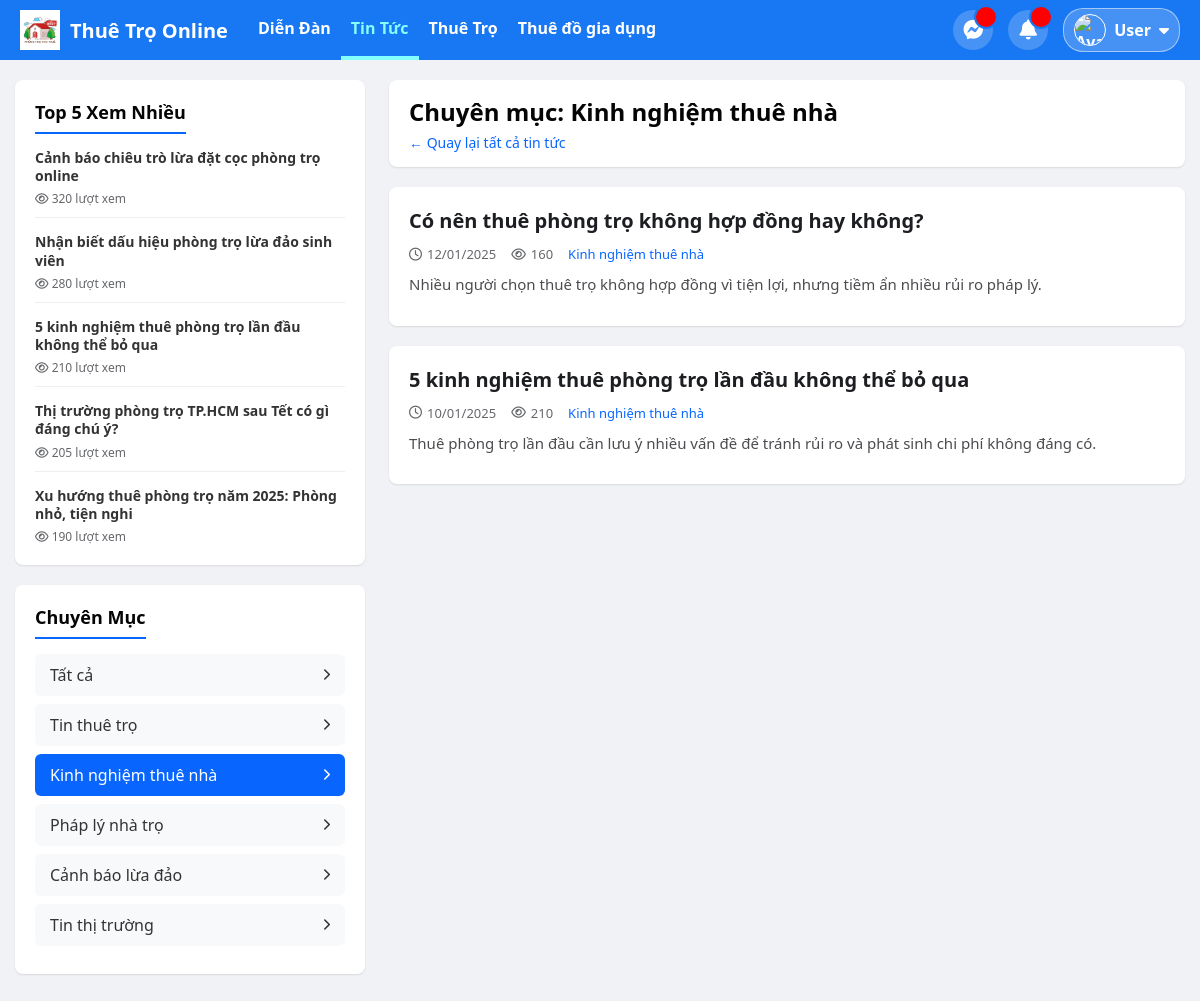
The page /news.php?category=Kinh+nghiệm+thuê+nhà (signed in) on the database its author committed.
### tables this page shows
CREATE TABLE news (
    id INT AUTO_INCREMENT PRIMARY KEY,
    title VARCHAR(255) NOT NULL COMMENT 'Tiêu đề tin',
    slug VARCHAR(255) NOT NULL UNIQUE COMMENT 'Slug SEO',
    image_url VARCHAR(255) DEFAULT NULL COMMENT 'Ảnh đại diện tin',
    category VARCHAR(100) NOT NULL COMMENT 'Thể loại tin tức',
    summary TEXT COMMENT 'Mô tả ngắn',
    content LONGTEXT NOT NULL COMMENT 'Nội dung chi tiết',
    views INT DEFAULT 0 COMMENT 'Lượt xem',
    created_at DATETIME DEFAULT CURRENT_TIMESTAMP COMMENT 'Ngày đăng',
    INDEX idx_category (category),
    INDEX idx_views (views)
);

### public/news.php (the view, shortened to what this page needs)
<?php
require_once __DIR__ . '/../config/db.php';
try {
    $stmtTop = $pdo->query("SELECT * FROM news ORDER BY views DESC LIMIT 5");
    $topNews = $stmtTop->fetchAll();
} catch (PDOException $e) {
    $topNews = [];
}
$category = isset($_GET['category']) ? $_GET['category'] : null;
$newsList = [];
try {
    $page = isset($_GET['page']) ? (int)$_GET['page'] : 1;
    $limit = 10;
    $offset = ($page - 1) * $limit;
    if ($category) {
        $stmtList = $pdo->prepare("SELECT * FROM news WHERE category = :category ORDER BY created_at DESC LIMIT :limit OFFSET :offset");
        $stmtList->bindParam(':limit', $limit, PDO::PARAM_INT);
        $stmtList->bindParam(':offset', $offset, PDO::PARAM_INT);
        $stmtList->bindParam(':category', $category);
        $stmtList->execute();
    } else {
        $stmtList = $pdo->prepare("SELECT * FROM news ORDER BY created_at DESC LIMIT :limit OFFSET :offset");
        $stmtList->bindParam(':limit', $limit, PDO::PARAM_INT);
        $stmtList->bindParam(':offset', $offset, PDO::PARAM_INT);
        $stmtList->execute();
    }
    $newsList = $stmtList->fetchAll();
} catch (PDOException $e) {
    $newsList = [];
}
$categories = [
    'Tin thuê trọ',
    'Kinh nghiệm thuê nhà',
    'Pháp lý nhà trọ',
    'Cảnh báo lừa đảo',
    'Tin thị trường'
];
?>
<!doctype html>
<html lang="vi">
<head>
    <link rel="stylesheet" href="/assets/css/style.css">
    <link rel="stylesheet" href="https://cdnjs.cloudflare.com/ajax/libs/font-awesome/6.4.0/css/all.min.css">
</head>
<body>
<?php include __DIR__ . '/includes/header.php'; ?>
<div class="container">
    <aside>
        <div class="sidebar-card">
            <div class="sidebar-title">Top 5 Xem Nhiều</div>
            <div class="top-news-list">
                <?php if (count($topNews) > 0): ?>
                    <?php foreach ($topNews as $item): ?>
                        <a href="/news-detail.php?id=<?= $item['id'] ?>" class="top-news-item">
                            <div class="top-news-info">
                                <h4><?= htmlspecialchars($item['title']) ?></h4>
                                <div class="top-news-views"><i class="fa-regular fa-eye"></i> <?= number_format($item['views']) ?> lượt xem</div>
                            </div>
                        </a>
                    <?php endforeach; ?>
                <?php else: ?>
                    <p>Chưa có tin tức nào.</p>
                <?php endif; ?>
            </div>
        </div>
        <div class="sidebar-card">
            <div class="sidebar-title">Chuyên Mục</div>
            <ul class="category-list">
                <li class="category-item">
                    <a href="/news.php" class="category-link <?= !$category ? 'active' : '' ?>">
                        Tất cả <i class="fa-solid fa-chevron-right"></i>
                    </a>
                </li>
                <?php foreach ($categories as $cat): ?>
                    <li class="category-item">
                        <a href="/news.php?category=<?= urlencode($cat) ?>" class="category-link <?= $category === $cat ? 'active' : '' ?>">
                            <?= htmlspecialchars($cat) ?> <i class="fa-solid fa-chevron-right"></i>
                        </a>
                    </li>
                <?php endforeach; ?>
            </ul>
        </div>
    </aside>
    <main>
        <div class="news-header">
            <?php if ($category): ?>
                <h1>Chuyên mục: <?= htmlspecialchars($category) ?></h1>
                <a href="/news.php" style="font-size: 14px; text-decoration: none; color: var(--primary-color); margin-top: 5px; display:block;">&larr; Quay lại tất cả tin tức</a>
            <?php else: ?>
                <h1>Tin Tức Mới Nhất</h1>
            <?php endif; ?>
        </div>
        <div class="news-list">
            <?php if (count($newsList) > 0): ?>
                <?php foreach ($newsList as $news): ?>
                    <article class="news-item">
                        <div class="news-content">
                            <h2 class="news-title">
                                <a href="/news-detail.php?id=<?= $news['id'] ?>"><?= htmlspecialchars($news['title']) ?></a>
                            </h2>
                            <div class="news-meta">
                                <span><i class="fa-regular fa-clock"></i> <?= date('d/m/Y', strtotime($news['created_at'])) ?></span>
                                <span><i class="fa-regular fa-eye"></i> <?= number_format($news['views']) ?></span>
                                <span style="color: var(--primary-color); font-weight: 500;"><?= htmlspecialchars($news['category']) ?></span>
                            </div>
                            <div class="news-summary">
                                <?= htmlspecialchars($news['summary']) ?>
                            </div>
                        </div>
                    </article>
                <?php endforeach; ?>
            <?php endif; ?>
        </div>
    </main>
</div>
<?php if (file_exists(__DIR__ . '/includes/footer.php')) include __DIR__ . '/includes/footer.php'; ?>
</body>
</html>

### public/assets/css/style.css (style rules this page uses)
body { font-family: Arial, sans-serif; margin: 16px; }

### public/news.php (style rules this page uses)
:root { --bg-color: #f0f2f5; --card-bg: #ffffff; --primary-color: #0866ff; --text-color: #050505; --secondary-text: #65676b; --divider: #ced0d4; }
body { font-family: 'Segoe UI', Helvetica, Arial, sans-serif; background-color: var(--bg-color); margin: 0; padding: 0; color: var(--text-color); }
.container { max-width: 1200px; margin: 20px auto; padding: 0 15px; display: grid; grid-template-columns: 350px 1fr; gap: 24px; }
aside { position: sticky; top: 20px; height: fit-content; }
.sidebar-card { background: var(--card-bg); border-radius: 8px; box-shadow: 0 1px 2px rgba(0, 0, 0, 0.1); padding: 20px; margin-bottom: 20px; }
.sidebar-title { font-size: 18px; font-weight: 700; margin-bottom: 15px; border-bottom: 2px solid var(--primary-color); padding-bottom: 8px; display: inline-block; }
.top-news-item { display: block; margin-bottom: 15px; border-bottom: 1px solid #eee; padding-bottom: 10px; text-decoration: none; color: inherit; }
.top-news-item:last-child { border-bottom: none; margin-bottom: 0; padding-bottom: 0; }
.top-news-info h4 { margin: 0 0 5px 0; font-size: 14px; font-weight: 600; line-height: 1.3; color: #333; }
.top-news-views { font-size: 12px; color: var(--secondary-text); }
.category-list { list-style: none; padding: 0; margin: 0; }
.category-item { margin-bottom: 8px; }
.category-link { display: block; padding: 10px 15px; background: #f8f9fa; border-radius: 6px; text-decoration: none; color: #333; font-weight: 500; transition: all 0.2s; display: flex; justify-content: space-between; align-items: center; }
.category-link:hover, .category-link.active { background: var(--primary-color); color: white; }
.category-link i { font-size: 12px; }
.news-header { background: white; padding: 15px 20px; border-radius: 8px; margin-bottom: 20px; box-shadow: 0 1px 2px rgba(0,0,0,0.1); }
.news-header h1 { margin: 0; font-size: 24px; }
.news-item { background: var(--card-bg); border-radius: 8px; box-shadow: 0 1px 2px rgba(0, 0, 0, 0.1); padding: 20px; margin-bottom: 20px; transition: transform 0.2s; }
.news-content { display: flex; flex-direction: column; }
.news-title { font-size: 20px; font-weight: 700; margin: 0 0 10px 0; line-height: 1.4; }
.news-title a { text-decoration: none; color: #1c1e21; }
.news-meta { font-size: 13px; color: var(--secondary-text); margin-bottom: 10px; display: flex; align-items: center; gap: 15px; }
.news-meta span { display: flex; align-items: center; gap: 5px; }
.news-summary { font-size: 15px; color: #4b4c4f; line-height: 1.5; margin-bottom: 10px; }

### rows shown on the page
news: title "Cảnh báo chiêu trò lừa đặt cọc phòng trọ online", views "320"
news: title "Nhận biết dấu hiệu phòng trọ lừa đảo sinh viên", views "280"
news: title "5 kinh nghiệm thuê phòng trọ lần đầu không thể bỏ qua", views "210", created_at "10/01/2025", category "Kinh nghiệm thuê nhà", summary "Thuê phòng trọ lần đầu cần lưu ý nhiều vấn đề để tránh rủi ro và phát sinh chi phí không đáng có."
news: title "Thị trường phòng trọ TP.HCM sau Tết có gì đáng chú ý?", views "205"
news: title "Xu hướng thuê phòng trọ năm 2025: Phòng nhỏ, tiện nghi", views "190"
news: title "Có nên thuê phòng trọ không hợp đồng hay không?", created_at "12/01/2025", views "160", category "Kinh nghiệm thuê nhà", summary "Nhiều người chọn thuê trọ không hợp đồng vì tiện lợi, nhưng tiềm ẩn nhiều rủi ro pháp lý."

### other values the page prints
$displayName "User"
$cat "Tin thuê trọ"
$cat "Kinh nghiệm thuê nhà"
$cat "Pháp lý nhà trọ"
$cat "Cảnh báo lừa đảo"
$cat "Tin thị trường"
$category "Kinh nghiệm thuê nhà"
